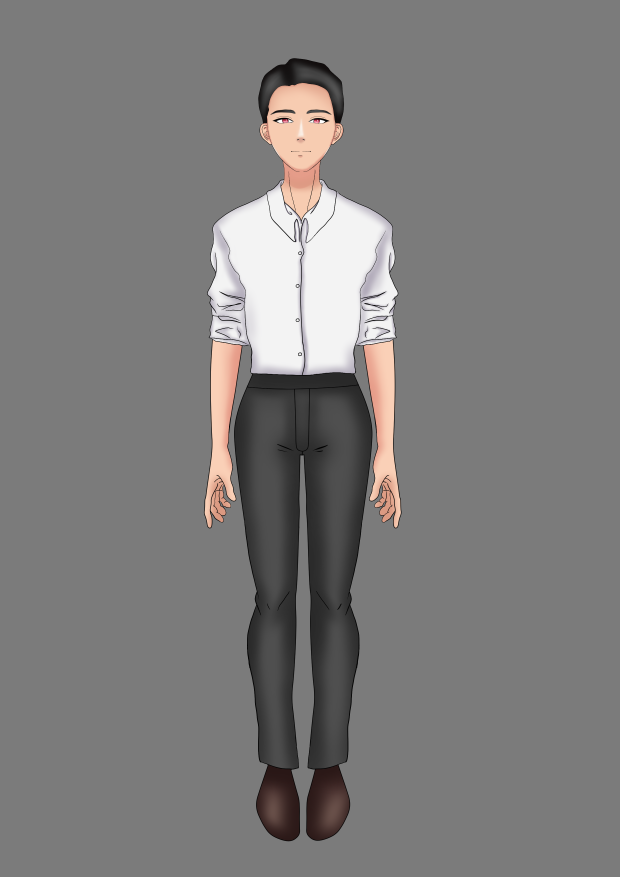
#> input picture assets/Projects/Character Designs/DRAWING 2 PLATE 8 CHARACTER.png, 2480 x 3508 px, found by its file name (shown at 1/4 size); its folder holds only this picture in this run
$ python make_cd_thumbs.py
#> lines starting #> are read from the running program, lines starting #| are printed output that depends on the picture
from PIL import Image
import os

folder = 'assets/Projects/Character Designs'
for f in os.listdir(folder):
    im = Image.open(f'{folder}/{f}')
#> im is the input picture: PIL image 2480x3508 RGBA; mean R, G, B, A 125.6, 124.1, 123.6, 255
    im.thumbnail((400, 400))
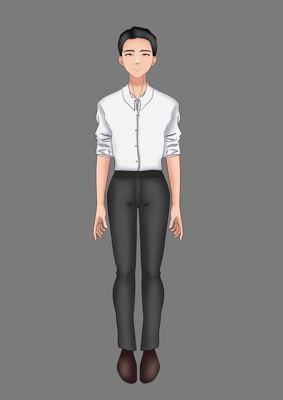
#> im: PIL image 283x400 RGBA; mean R, G, B, A 125.6, 124.1, 123.6, 255
    im.convert('RGB').save(f'scratch/thumb_cd_{f}.jpg')
    print(f"Thumbnail saved for {f}")

$ run again, on assets/Projects/Character Designs/character design.png
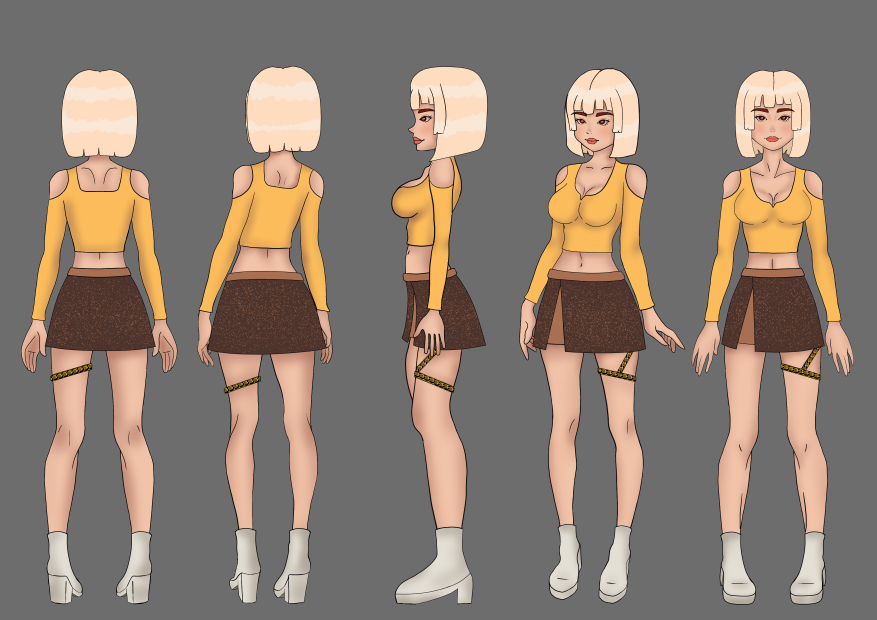
#> input picture assets/Projects/Character Designs/character design.png, 3508 x 2480 px, found by its file name (shown at 1/4 size)
#> im is the input picture: PIL image 3508x2480 RGBA; mean R, G, B, A 138.9, 125.2, 113.9, 255
#> `im.thumbnail((400, 400))`:
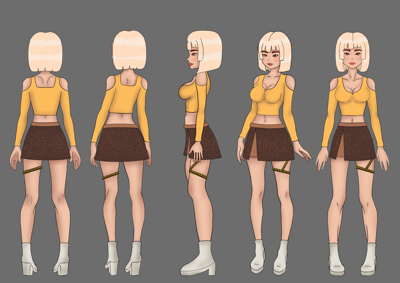
#> im: PIL image 400x283 RGBA; mean R, G, B, A 138.9, 125.2, 113.9, 255

$ run again, on assets/Projects/Character Designs/character design draft.png
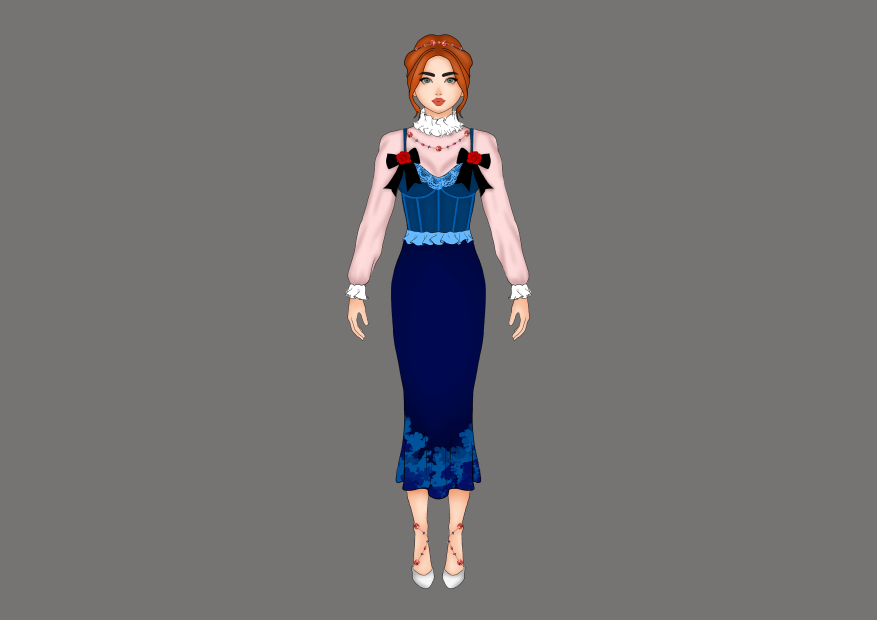
#> input picture assets/Projects/Character Designs/character design draft.png, 3508 x 2480 px, found by its file name (shown at 1/4 size)
#> im is the input picture: PIL image 3508x2480 RGBA; mean R, G, B, A 116.1, 112.9, 115.4, 255
#> `im.thumbnail((400, 400))`:
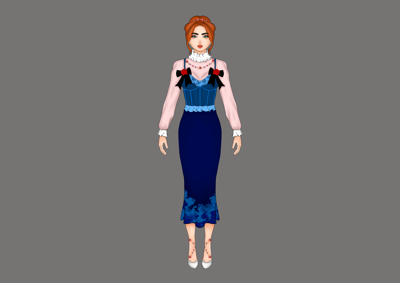
#> im: PIL image 400x283 RGBA; mean R, G, B, A 116.2, 112.9, 115.4, 255
